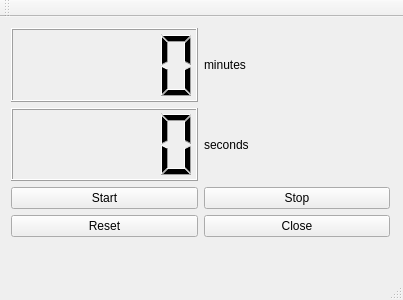
<?xml version="1.0" encoding="UTF-8"?>
<ui version="4.0">
 <class>MainWindow</class>
 <widget class="QMainWindow" name="MainWindow">
  <property name="geometry">
   <rect>
    <x>0</x>
    <y>0</y>
    <width>403</width>
    <height>300</height>
   </rect>
  </property>
  <property name="windowTitle">
   <string>MainWindow</string>
  </property>
  <widget class="QWidget" name="centralWidget">
   <widget class="QWidget" name="gridLayoutWidget">
    <property name="geometry">
     <rect>
      <x>0</x>
      <y>0</y>
      <width>401</width>
      <height>231</height>
     </rect>
    </property>
    <layout class="QGridLayout" name="gridLayout_2">
     <item row="2" column="0">
      <widget class="QPushButton" name="startButton">
       <property name="text">
        <string>Start</string>
       </property>
      </widget>
     </item>
     <item row="1" column="0">
      <widget class="QLCDNumber" name="lcdNumberSec"/>
     </item>
     <item row="0" column="0">
      <widget class="QLCDNumber" name="lcdNumberMin"/>
     </item>
     <item row="2" column="1">
      <widget class="QPushButton" name="stopButton">
       <property name="text">
        <string>Stop</string>
       </property>
      </widget>
     </item>
     <item row="0" column="1">
      <widget class="QLabel" name="labelMin">
       <property name="text">
        <string>minutes</string>
       </property>
      </widget>
     </item>
     <item row="1" column="1">
      <widget class="QLabel" name="labelSec">
       <property name="text">
        <string>seconds</string>
       </property>
      </widget>
     </item>
     <item row="3" column="0">
      <widget class="QPushButton" name="resetButton">
       <property name="text">
        <string>Reset</string>
       </property>
      </widget>
     </item>
     <item row="3" column="1">
      <widget class="QPushButton" name="closeButton">
       <property name="text">
        <string>Close</string>
       </property>
      </widget>
     </item>
    </layout>
   </widget>
  </widget>
  <widget class="QMenuBar" name="menuBar">
   <property name="geometry">
    <rect>
     <x>0</x>
     <y>0</y>
     <width>403</width>
     <height>25</height>
    </rect>
   </property>
  </widget>
  <widget class="QToolBar" name="mainToolBar">
   <attribute name="toolBarArea">
    <enum>TopToolBarArea</enum>
   </attribute>
   <attribute name="toolBarBreak">
    <bool>false</bool>
   </attribute>
  </widget>
  <widget class="QStatusBar" name="statusBar"/>
 </widget>
 <layoutdefault spacing="6" margin="11"/>
 <resources/>
 <connections/>
</ui>
